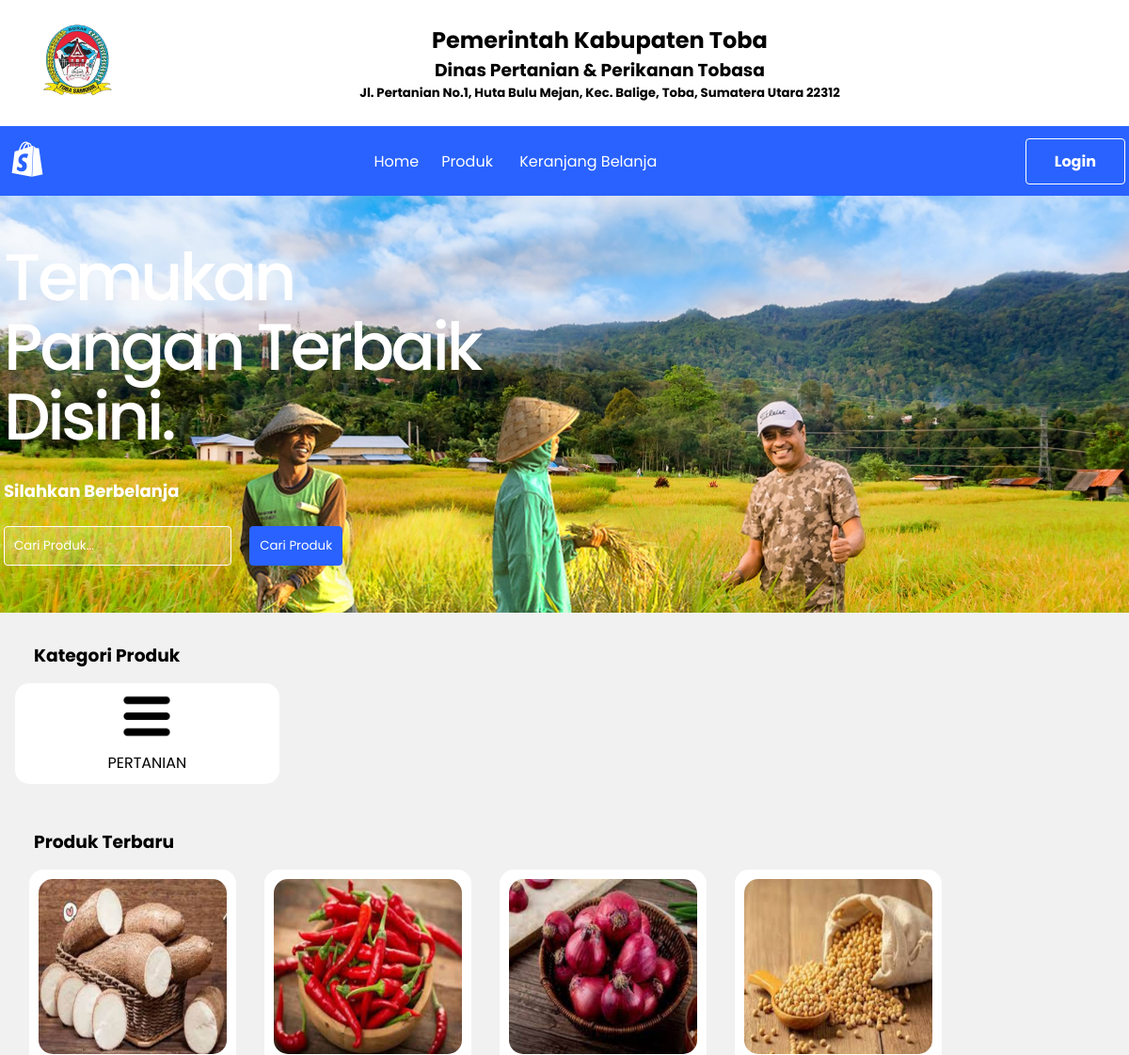
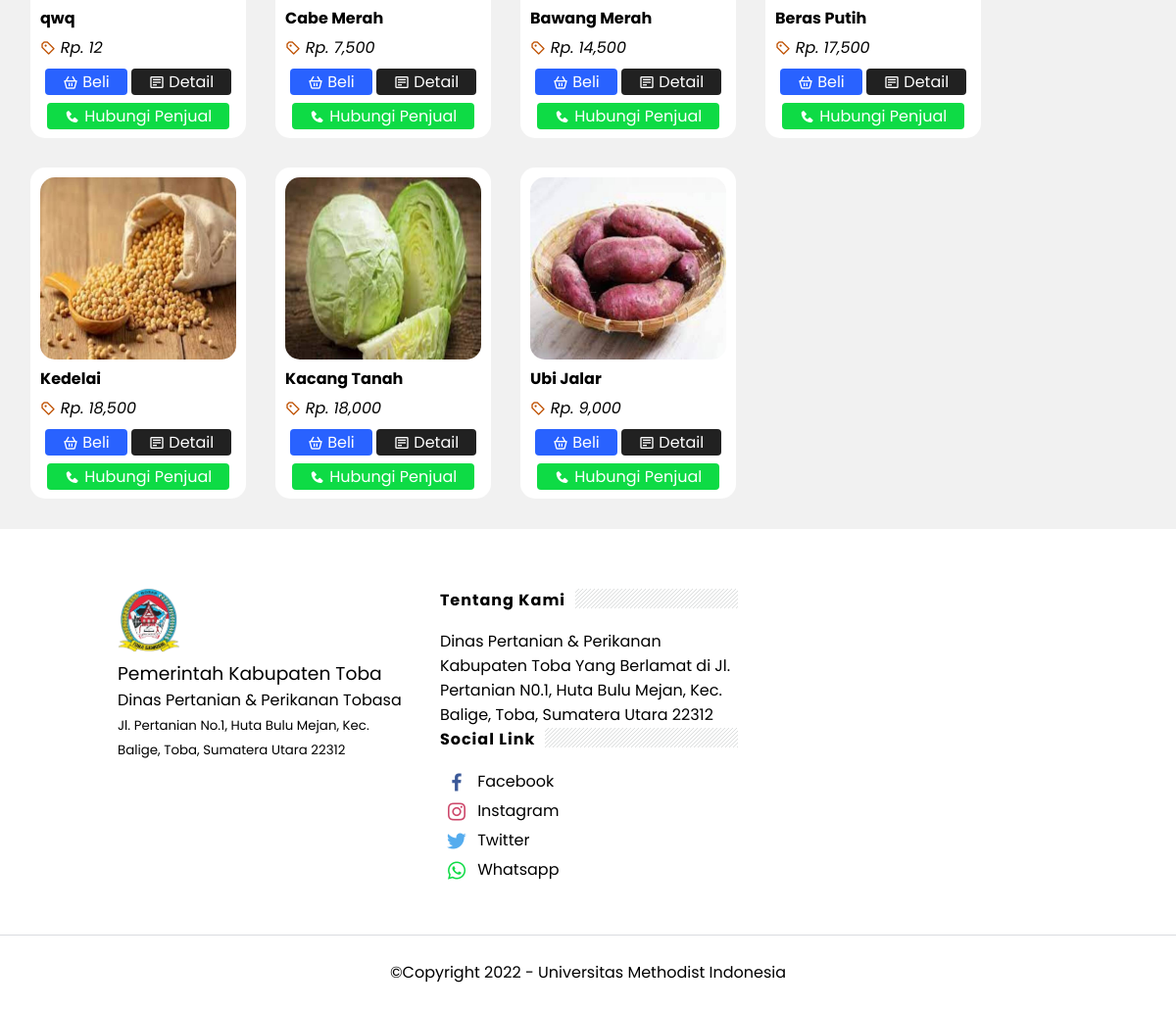
The page / on the database its author committed (2 pictures, top to bottom).
### tables this page shows
CREATE TABLE `tb_category` (
  `category_id` int(11) NOT NULL,
  `category_name` varchar(25) NOT NULL
);

CREATE TABLE `tb_product` (
  `product_id` int(11) NOT NULL,
  `category_id` int(11) NOT NULL,
  `penjual_id` int(11) NOT NULL,
  `product_name` varchar(100) NOT NULL,
  `product_price` int(11) NOT NULL,
  `berat_produk` varchar(100) NOT NULL,
  `stok_produk` int(5) NOT NULL,
  `product_descrption` text NOT NULL,
  `product_image` varchar(100) NOT NULL,
  `alamat_pemilik` varchar(100) NOT NULL,
  `no_telepon` varchar(100) NOT NULL,
  `product_status` tinyint(1) NOT NULL,
  `date_created` timestamp NOT NULL DEFAULT current_timestamp() ON UPDATE current_timestamp()
);

### index.php (the view, shortened to what this page needs)
<?php
include('db.php');
?>
<!doctype html>
<html>
<head>
<link rel="stylesheet" type="text/css" href="css/style.css">
	<link href='https://unpkg.com/boxicons@2.1.2/css/boxicons.min.css' rel='stylesheet'>
</head>
<body >
<div class='first-header'>
	<div class='header-logo-univ'>
<img src='logo-toba.png' width="75">
</div>
<div class="goverment-toba">
<h2>Pemerintah Kabupaten Toba</h2>
<h3>Dinas Pertanian & Perikanan Tobasa</h3>
<h5>Jl. Pertanian No.1, Huta Bulu Mejan, Kec. Balige, Toba, Sumatera Utara 22312</h5>
</div>
</div>
	<header class="header-wrapper bgcolor">
<div class="header-section section" id="header-section" name="Header"><div id="headerwrap">
<div class="header-widget">
<a class="header-logo-image" href="#">
<h1 id="header-title"><i class='bx bxl-shopify' style='font-size:50px'></i></h1>
</a>
</div>
</div><div class='linklist'>
<div class="menu-widget">
<span class="menu-item"><a href="index.php">Home</a></span><span class="menu-item"><a href="produk.php">Produk</a></span> <span class="menu-item"><a href="keranjang.php">Keranjang Belanja</a></span><span class="menu-item">
</div>
</div>
<?php if(!empty($login)==true): ?>
<div class='login-button'><span class='login-btn'><a href='logout1.php'>Logout</a></span></div>
<?php elseif(empty($login)): ?>
<div class='login-button'><span class='login-btn'><a href='login-pelanggan.php'>Login</a></span></div>
<?php endif; ?>
</div>
</header>
	<div class='hero-content'>
<div class="jumbotron-content">
<div class="jumbotron-inner">
<h2 class="title">Temukan Pangan Terbaik Disini.</h2>
<p><b><strong>Silahkan Berbelanja</strong></b></p>
<div class="search">
		<div class="search-form">
			<form action="produk.php" method="get">
				<input type="text" name="search" placeholder="Cari Produk...">
				<input type="submit" name="cari" value="Cari Produk">
			</form>
		</div>
	</div>
</div>
</div>
</div>
<div class="section">
		<div class="container">
			<h3 style="margin:15px 20px">Kategori Produk</h3>
			<div class="box">
				<?php
					$kategori = mysqli_query($conn, "SELECT * FROM tb_category ORDER BY category_id DESC");
				if (mysqli_num_rows($kategori) >0){
					while ($k = mysqli_fetch_array($kategori)){
						?>
						<a href="produk.php? kat=<?php echo $k['category_id'] ?>">
						<div class="col-5">
							<img src="img/simbol.png" width="50px" style="margin-bottom:5px;">
							<p><?php echo $k['category_name'] ?></p>
						</div>
						</a>
					<?php }} else { ?>
						<p>Kategori Tidak Ada</p>
					<?php } ?>
				</div>
			</div>
		</div>
	<div class ="section">
		<div class="container">
				<h3 style='margin:15px 20px 0;'> Produk Terbaru</h3>
				<div class="card">
					<?php
						$produk = mysqli_query($conn, "SELECT * FROM tb_product ORDER BY product_id DESC LIMIT 10");
						if (mysqli_num_rows($produk) > 0){
							while ($p = mysqli_fetch_array($produk)){
						?>
					<a href="detail-produk.php?id=<?php echo $p['product_id']?>">
					<div class="product-card">
						<div class='cont'>
						<img style='width:200px;height:185.7px;border-radius:15px;' src="produk/<?php echo $p['product_image']?>">
						<p class="nama" style='font-weight:bold'><?php echo substr($p['product_name'], 0 , 30)?></p>
						<p class="harga" style='margin:5px 0 10px;font-style:italic'><i class='bx bx-purchase-tag-alt' style='color:#bf5000;'></i> Rp. <?php echo number_format($p['product_price'])?></p>
						<p style='text-align:center'><a href="beli.php?id=<?php echo $p['product_id'];?> " class="btn btn-blue"><i class='bx bx-basket' ></i> Beli</a>
						<a href="detail-produk.php?id=<?php echo $p["product_id"];?>" class="btn btn-black"><i class='bx bx-detail'></i> Detail</a></p>
						<p style='margin:10px 0 0;text-align:center;'><a class="btn btn-green" href="<?php echo $p['no_telepon']?>" target="_blank"><i class='bx bxs-phone'></i> Hubungi Penjual</a>
							</div>
					</div>
					</a>
						<?php }} else { ?>
					<p> Produk Tidak Ada</p>
					<?php } ?>
			</div>
		</div>
	</div>
<div id='footer'>
    <div class='footer-sections row'>
      <div class='sect-left' id='footer-sec1'><img src='logo-toba.png' width='64'/>
		<h3 style='font-weight:normal'>Pemerintah Kabupaten Toba</h3>
		  <h4 style='font-weight:normal'>Dinas Pertanian &amp; Perikanan Tobasa</h4>
		  <p><small>Jl. Pertanian No.1, Huta Bulu Mejan, Kec. Balige, Toba, Sumatera Utara 22312</small></p>
		</div>
      <div class='sect-left' id='footer-sec2'><h2> Tentang Kami</h2>Dinas Pertanian & Perikanan Kabupaten Toba Yang Berlamat di Jl. Pertanian N0.1, Huta Bulu Mejan, Kec. Balige, Toba, Sumatera Utara 22312</div>
		<div class='sect-left' id='footer-sec3'><h2>Social Link</h2>
			<ul class='list-style'>
			<li><i class='bx bxl-facebook' style='color:#3b5998'></i>
				<a href='#'>Facebook</a>
				</li>
				<li><i class='bx bxl-instagram' style='color:#cd486b'></i>
				<a href='#'>Instagram</a>
				</li>
				<li><i class='bx bxl-twitter' style='color:#55acee'  ></i>
					<a href='#'>Twitter</a>
				</li>
				<li><i class='bx bxl-whatsapp' style='color:#0EDB45'></i>
				<a href='#'>Whatsapp</a>
				</li>
			</ul>
		</div>
  </div>
	<div class='footer-copyright'><p>©Copyright 2022 - Universitas Methodist Indonesia</p></div>
	</div>
</body>
</html>

### css/style.css (style rules this page uses)
* { padding: 0; margin: 0; font-family: 'Poppins', sans-serif; }
body { font-family: 'Poppins', sans-serif; background: #fff; background-size: cover; overflow-x: hidden; }
a { color: inherit; text-decoration: none; }
.container { padding:1rem; padding:1rem; background:#f1f1f1; }
.container:after { content: ''; display: block; clear: both; }
.box { display: grid; grid-template-columns: repeat(4, 1fr); grid-column-gap: 15px; grid-row-gap: 15px; }
.box:after { content: ''; display: block; clear: both; }
.search { display:block; }
.search input[type=text] { width: 40%; padding: 10px; background-color: rgba(255,255,255,0.16); border:thin solid #fff; outline:none; border-radius:4px; color:#fff; }
.search input[type=submit] { padding: 10px; background:#2962ff; color: #fff; border: thin solid #2962ff; cursor: pointer; transition:all .5s ease; margin-left: 15px; border-radius:4px; }
.search .search-form ::placeholder { color: #fff; opacity: 1; }
.col-5 { text-align: center; padding: 10px; box-sizing: border-box; background-color:#fff; border-radius:15px; }
#footer { background:#fff; padding:0; margin:10px 0 0 }
#footer h2:after { content: ''; display: inline-block; position: absolute; height: 20px; top: 0; margin: 1px 0 12px 10px; width: 100%; background: url("../repeat-bg.png")repeat; }
.footer-sections { overflow: hidden; margin: 0 auto; padding: 50px 120px; }
.sect-left { display:inline-block; float:left; width:31.655%; margin-right:25px; }
.sect-left:nth-child(3) { margin-right:0 }
.sect-left h2 { position: relative; background:none; overflow: hidden; padding: 0 0 10px 0; display: inline-block; -webkit-flex: 0 auto; -ms-flex: 0 auto; flex: 0 auto; margin: 0; font-size: 1rem; font-weight: 700; white-space: nowrap; width: 100%; letter-spacing: 1px; }
.list-style { list-style: none; }
#footer-sec3 ul li i { font-size: 24px; vertical-align: middle; margin:3px 5px; }
.footer-copyright { border-top: thin solid #dadce0; display:flex; justify-content: center; align-items: center; }
.footer-copyright { padding:25px 0; }
div.first-header { display:flex; margin:25px 45px; }
div.goverment-toba { text-align: center; margin: 0 auto; }
.header-wrapper { -webkit-box-align: center; -ms-flex-align: center; align-items: center; background-color:#2962ff; display: -webkit-box; display: -ms-flexbox; display: flex; left: 0; min-height: 74px; position:relative; right: 0; top: 0; z-index:2; }
.header-wrapper .header-section { -webkit-box-align: center; -ms-flex-align: center; align-items: center; display: inherit; -webkit-box-pack: justify; -ms-flex-pack: justify; justify-content: space-between; max-width: 1192px; margin: 0 auto; width: 100%; position: relative; }
.header-wrapper .header-section h1 { color :#fff; font-size:20px; text-transform:capitalize; }
.linklist { display: -webkit-box; display: -ms-flexbox; display: flex; -webkit-box-align: center; -ms-flex-align: center; align-items: center; -webkit-box-pack: center; -ms-flex-pack: center; justify-content: center; }
span.menu-item { margin-right: 24px; color:#fff; }
span.login-btn { color:#fff; border:thin solid #fff; padding:12px 30px; border-radius:4px; transition:all .5s ease; font-weight:bold; }
.bgcolor { transition: all .5s ease; }
.hero-content { background : url("../pertanian.jpg"); background-size: cover; background-position:center; }
.jumbotron-content { max-width: 1192px; margin: 0 auto; padding: 50px 0 50px 0; }
.jumbotron-inner { max-width: 550px; }
.jumbotron-inner h2.title { font-size: 70px; line-height: 74px; margin: 0; font-weight: 500; letter-spacing: -0.05em; color: #fff; }
.jumbotron-inner p { line-height: 24px; font-size: 18px; margin: 30px 0 25px; color: #fff; }
div.first-header { display:flex; }
.product-card { float:left; margin:15px; background:#fff; padding:10px; border-radius:15px; }
.cont i { vertical-align:-2px; }
.cont a.btn { padding: 2px 18px; border-radius: 4px; color: #fff; }
.cont a.btn.btn-blue { background:#2962ff; }
.cont a.btn.btn-black { background :#212121; }
.cont p a.btn-green { background:#0EDB45; }

### rows shown on the page
tb_category: category_name "PERTANIAN"
tb_product: product_image (picture), product_name "qwq", product_price "12"
tb_product: product_image (picture), product_name "Cabe Merah", product_price "7,500"
tb_product: product_image (picture), product_name "Bawang Merah", product_price "14,500"
tb_product: product_image (picture), product_name "Beras Putih", product_price "17,500"
tb_product: product_image (picture), product_name "Kedelai", product_price "18,500"
tb_product: product_image (picture), product_name "Kacang Tanah", product_price "18,000"
tb_product: product_image (picture), product_name "Ubi Jalar", product_price "9,000"
